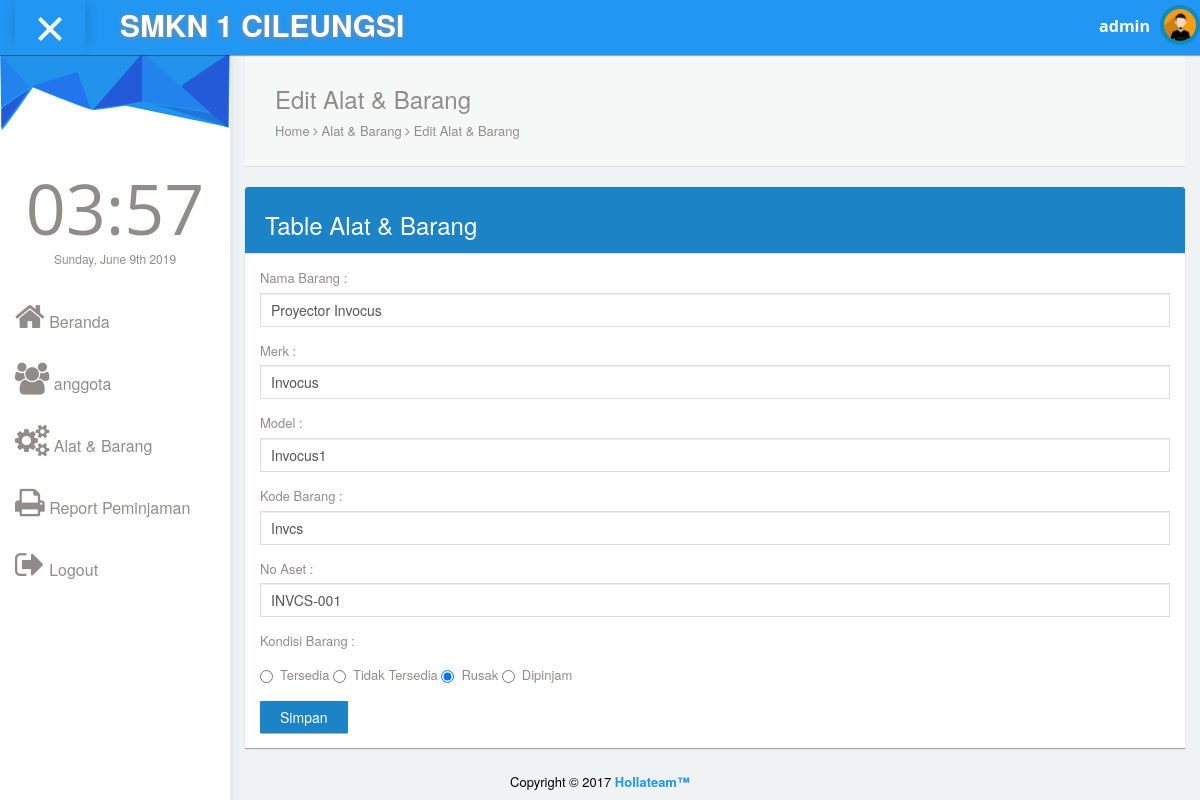
Page /admin/index.php?page=alat&action=edit&id=20 (signed in) on the committed database.
### tables this page shows
CREATE TABLE `alat` (
  `id` int(11) NOT NULL,
  `Nama Barang` varchar(200) NOT NULL,
  `brand` varchar(200) NOT NULL,
  `model` varchar(200) NOT NULL,
  `kode` varchar(200) NOT NULL,
  `n_aset` varchar(255) NOT NULL,
  `status` varchar(255) NOT NULL
);

### admin/page/alat/edit_alat.php (the view, shortened to what this page needs)
<?php
$id= $_GET['id'];
$sql = $koneksi->query("SELECT * FROM `alat` WHERE id='$id'");
$show = $sql->fetch_assoc()
?>
            <div class="panel box-shadow-none content-header">
                <div class="panel-body">
                  <div class="col-md-12">
                      <h3 class="animated fadeInLeft">Edit Alat & Barang</h3>
                      <p class="animated fadeInDown">
                        Home <span class="fa-angle-right fa"></span> Alat & Barang <span class="fa-angle-right fa"></span> Edit Alat & Barang
                      </p>
                  </div>
                </div>
            </div>
            <div class="row">
                <div class="col-md-12">
                  <div class="panel">
                    <div class="panel-heading bg-primary">
                        <h3 class="text-white">Table Alat & Barang</h3></div>
                    <div class="panel-body">
    <div class="row">
        <div class="col-md-12">
            <form method="POST" action="page/alat/sub_edit.php">
        <div class="form-group">
            <label>Nama Barang :</label>
            <input type="text" class="form-control" name="barang" value="<?php echo $show['Nama Barang'];?>" required/>
        </div>
       <div class="form-group">
            <label>Merk :</label>
            <input type="text" class="form-control" name="brand" value="<?php echo $show['brand']; ?>" required/>
        </div>
        <div class="form-group">
            <label>Model :</label>
            <input type="text" class="form-control" name="model" value="<?php echo $show['model']; ?>" required/>
        </div>
        <div class="form-group">
            <label>Kode Barang :</label>
            <input type="text" class="form-control" name="kode" value="<?php echo $show['kode']; ?>" required/>
        </div>
        <div class="form-group">
            <label>No Aset :</label>
            <input type="text" class="form-control" name="aset" value="<?php echo $show['n_aset']; ?>" required/>
        </div>
        <div class="form-group">
            <label>Kondisi Barang :</label>
            <div class="radio">
                <label>
                    <input type="radio" name="status" id="optionsRadios1" value="Tersedia" <?=$show['status']=="Tersedia" ? "checked" : ""?> />Tersedia
                </label>
                <label>
                    <input type="radio" name="status" id="optionsRadios1" value="Tidak Tersedia" <?=$show['status']=="Tidak Tersedia" ? "checked" : ""?>/>Tidak Tersedia
                </label>
                <label>
                    <input type="radio" name="status" id="optionsRadios1" value="Rusak" <?=$show['status']=="Rusak" ? "checked" : ""?>/>Rusak
                </label>
                <label>
                    <input type="radio" name="status" id="optionsRadios1" value="Dipinjam" <?=$show['status']=="Dipinjam" ? "checked" : ""?>/>Dipinjam
                </label>
            </div></div>
                <div>
                     <input type="submit" name="update" value="Simpan" class="btn btn-primary"></div>
            </form>
    </div>
    </div>
</div>
</div>

### rows in the picture
alat: barang "Proyector Invocus", brand "Invocus", model "Invocus1", kode "Invcs", aset "INVCS-001", status "☐ Tersedia", status "☐ Tidak Tersedia", status "☑ Rusak", status "☐ Dipinjam"

### other values in the picture
$_SESSION['nama'] "admin"
